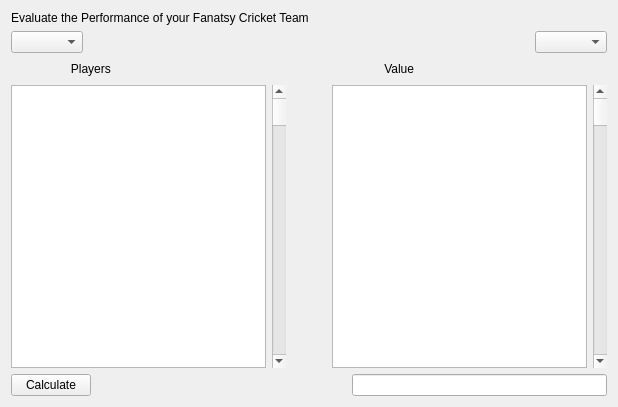
<?xml version="1.0" encoding="UTF-8"?>
<ui version="4.0">
 <class>Form</class>
 <widget class="QWidget" name="Form">
  <property name="geometry">
   <rect>
    <x>0</x>
    <y>0</y>
    <width>618</width>
    <height>407</height>
   </rect>
  </property>
  <property name="windowTitle">
   <string>Form</string>
  </property>
  <layout class="QVBoxLayout" name="verticalLayout">
   <item>
    <widget class="QLabel" name="label">
     <property name="text">
      <string>Evaluate the Performance of your Fanatsy Cricket Team</string>
     </property>
    </widget>
   </item>
   <item>
    <layout class="QHBoxLayout" name="horizontalLayout">
     <item>
      <widget class="QComboBox" name="cb0"/>
     </item>
     <item>
      <spacer name="horizontalSpacer">
       <property name="orientation">
        <enum>Qt::Horizontal</enum>
       </property>
       <property name="sizeHint" stdset="0">
        <size>
         <width>40</width>
         <height>20</height>
        </size>
       </property>
      </spacer>
     </item>
     <item>
      <widget class="QComboBox" name="cb1"/>
     </item>
    </layout>
   </item>
   <item>
    <layout class="QHBoxLayout" name="horizontalLayout_2">
     <item>
      <widget class="QLabel" name="label_3">
       <property name="text">
        <string>                  Players                      </string>
       </property>
      </widget>
     </item>
     <item>
      <spacer name="horizontalSpacer_2">
       <property name="orientation">
        <enum>Qt::Horizontal</enum>
       </property>
       <property name="sizeHint" stdset="0">
        <size>
         <width>40</width>
         <height>20</height>
        </size>
       </property>
      </spacer>
     </item>
     <item>
      <widget class="QLabel" name="label_2">
       <property name="text">
        <string>             Value             </string>
       </property>
      </widget>
     </item>
     <item>
      <spacer name="horizontalSpacer_5">
       <property name="orientation">
        <enum>Qt::Horizontal</enum>
       </property>
       <property name="sizeHint" stdset="0">
        <size>
         <width>40</width>
         <height>20</height>
        </size>
       </property>
      </spacer>
     </item>
    </layout>
   </item>
   <item>
    <layout class="QHBoxLayout" name="horizontalLayout_3">
     <item>
      <widget class="QListWidget" name="lw1"/>
     </item>
     <item>
      <widget class="QScrollBar" name="verticalScrollBar">
       <property name="orientation">
        <enum>Qt::Vertical</enum>
       </property>
      </widget>
     </item>
     <item>
      <spacer name="horizontalSpacer_3">
       <property name="orientation">
        <enum>Qt::Horizontal</enum>
       </property>
       <property name="sizeHint" stdset="0">
        <size>
         <width>40</width>
         <height>20</height>
        </size>
       </property>
      </spacer>
     </item>
     <item>
      <widget class="QListWidget" name="lw2"/>
     </item>
     <item>
      <widget class="QScrollBar" name="verticalScrollBar_2">
       <property name="orientation">
        <enum>Qt::Vertical</enum>
       </property>
      </widget>
     </item>
    </layout>
   </item>
   <item>
    <layout class="QHBoxLayout" name="horizontalLayout_4">
     <item>
      <widget class="QPushButton" name="pushButton">
       <property name="text">
        <string>Calculate</string>
       </property>
      </widget>
     </item>
     <item>
      <spacer name="horizontalSpacer_4">
       <property name="orientation">
        <enum>Qt::Horizontal</enum>
       </property>
       <property name="sizeHint" stdset="0">
        <size>
         <width>40</width>
         <height>20</height>
        </size>
       </property>
      </spacer>
     </item>
     <item>
      <widget class="QLineEdit" name="l1"/>
     </item>
    </layout>
   </item>
  </layout>
 </widget>
 <resources/>
 <connections/>
</ui>
